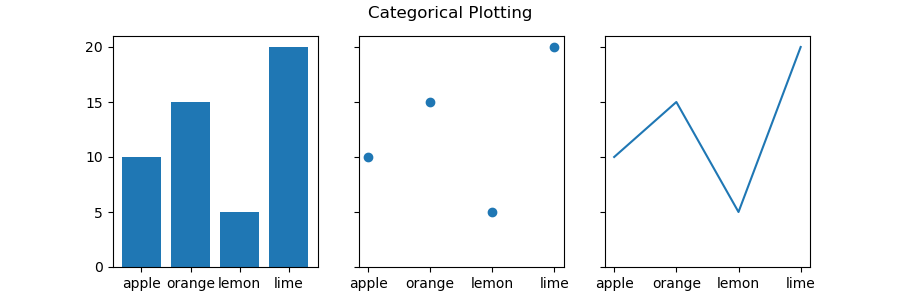

Here is the Python script that generated this plot:
import matplotlib.pyplot as plt
import numpy as np


def main():
    data = dict(apple=10, orange=15, lemon=5, lime=20)
    names = list(data.keys())
    values = list(data.values())

    fig, ax = plt.subplots(1, 3, figsize=(9, 3), sharey=True)  # share_y
    ax[0].bar(names, values)
    ax[1].scatter(names, values)
    ax[2].plot(names, values)
    fig.suptitle('Categorical Plotting')
    plt.savefig('main.png')
    plt.close(fig)

    b = 'bored'
    h = 'happy'
    cat = [b, h, b, b, h, b]
    dog = [h, h, h, h, b, b]
    activity = ['combing', 'drinking', 'feeding', 'napping', 'playing', 'washing']

    fig, ax = plt.subplots()
    ax.plot(activity, dog, label='dog')
    ax.plot(activity, cat, label='cat')
    ax.invert_yaxis()
    ax.legend()
    plt.savefig('main2.png')
    return


if __name__ == '__main__':
    main()
